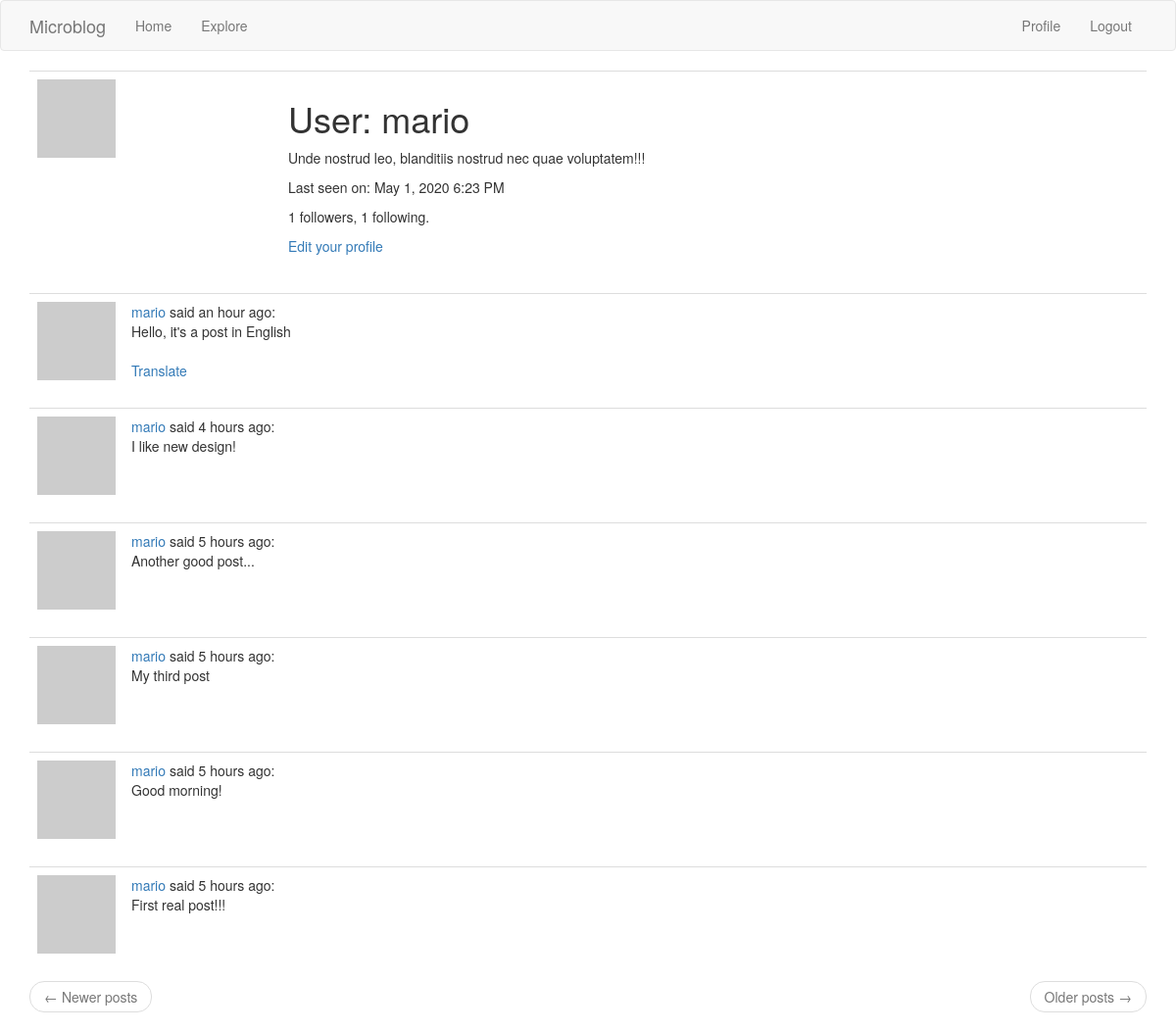
The page /user/mario (signed in) on the database its author committed.
### app/models.py (models this page shows, shortened)
class User(UserMixin, db.Model):
    id = db.Column(db.Integer, primary_key=True)
    username = db.Column(db.String(64), index=True, unique=True)
    email = db.Column(db.String(120), index=True, unique=True)
    password_hash = db.Column(db.String(128))
    about_me = db.Column(db.String(140))
    last_seen = db.Column(db.DateTime, default=dt.datetime.utcnow)
    posts = db.relationship("Post", backref="author", lazy="dynamic")
    followed = db.relationship(
        "User",
        secondary=followers,
        primaryjoin=(followers.c.follower_id == id),
        secondaryjoin=(followers.c.followed_id == id),
        backref=db.backref("followers", lazy="dynamic"),
        lazy="dynamic",
    )
    def avatar(self, size):
        digest = md5(self.email.lower().encode("utf-8")).hexdigest()
        return "https://www.gravatar.com/avatar/{}?d=identicon&s={}".format(
            digest, size
        )

class Post(db.Model):
    id = db.Column(db.Integer, primary_key=True)
    body = db.Column(db.String(140))
    timestamp = db.Column(db.DateTime, index=True, default=dt.datetime.utcnow)
    user_id = db.Column(db.Integer, db.ForeignKey("user.id"), index=True)
    language = db.Column(db.String(5))

### app/routes.py (the view)
@app.route("/user/<username>")
@login_required
def user(username):
    user = User.query.filter_by(username=username).first_or_404()
    page = request.args.get("page", 1, type=int)
    posts = user.posts.order_by(Post.timestamp.desc()).paginate(
        page, app.config["POSTS_PER_PAGE"], False
    )
    next_url = (
        url_for("user", username=user.username, page=posts.next_num)
        if posts.has_next
        else None
    )
    prev_url = (
        url_for("user", username=user.username, page=posts.prev_num)
        if posts.has_prev
        else None
    )
    return render_template(
        "user.html", user=user, posts=posts.items, next_url=next_url, prev_url=prev_url
    )

### app/models.py (called while the page is built)
@login_manager.user_loader
def load_user(id):
    return User.query.get(int(id))

### app/routes.py (called while the page is built)
@app.before_request
def before_request():
    if current_user.is_authenticated:
        current_user.last_seen = dt.datetime.utcnow()
        db.session.commit()
    g.locale = str(get_locale())

### app/templates/user.html
{% extends "base.html" %}
{% block app_content %}
    <table class="table table-hover">
        <tr>
            <td width="256px"><img src="{{ user.avatar(256) }}"></td>
            <td>
                <h1>User: {{ user.username }}</h1>
                {% if user.about_me %}<p>{{ user.about_me }}</p>{% endif %}
                {% if user.last_seen %}
                    <p>Last seen on: {{ moment(user.last_seen).format('LLL') }}</p>
                {% endif %}
                <p>{{ user.followers.count() }} followers, {{ user.followed.count() }} following.</p>
                {% if user == current_user %}
                    <p><a href="{{ url_for('edit_profile') }}">Edit your profile</a></p>
                {% elif not current_user.is_following(user) %}
                    <p><a href="{{ url_for('follow', username=user.username) }}">Follow</a></p>
                {% else %}
                    <p><a href="{{ url_for('unfollow', username=user.username) }}">Unfollow</a></p>
                {% endif %}
            </td>
        </tr>
    </table>
    {% for post in posts %}
        {% include '_post.html' %}
    {% endfor %}
    <nav aria-label="...">
        <ul class="pager">
            <li class="previous{% if not prev_url %} disabled{% endif %}">
                <a href="{{ prev_url or '#' }}">
                    <span aria-hidden="true">&larr;</span> Newer posts
                </a>
            </li>
            <li class="next{% if not next_url %} disabled{% endif %}">
                <a href="{{ next_url or '#' }}">
                    Older posts <span aria-hidden="true">&rarr;</span>
                </a>
            </li>
        </ul>
    </nav>
{% endblock %}

### app/templates/_post.html (shortened to what this page needs)
<table class="table table-hover">
    <tr>
        <td width="70px">
            <a href="{{ url_for('user', username=post.author.username) }}">
                <img src="{{ post.author.avatar(70) }}" />
            </a>
        </td>
        <td>
            {{ _('%(username)s said %(when)s', username=user_link, when=moment(post.timestamp).fromNow()) }}:
            <br>
            <span id="post{{ post.id }}">{{ post.body }}</span>
            {% if post.language and post.language != g.locale %}
                <br><br>
                <span id="translation{{ post.id }}">
                    <a href="javascript:translate(
                        '#post{{ post.id }}',
                        '#translation{{ post.id }}',
                        '{{ post.language }}',
                        '{{ g.locale }}');"
                    >{{ _('Translate') }}</a>
                </span>
            {% endif %}
        </td>
    </tr>
</table>

### rows shown on the page
User: username "mario", about_me "Unde nostrud leo, blanditiis nostrud nec quae voluptatem!!!", last_seen "May 1, 2020 6:23 PM"
Post: body "Hello, it's a post in English"
Post: body "I like new design!"
Post: body "Another good post..."
Post: body "My third post"
Post: body "Good morning!"
Post: body "First real post!!!"

### other values the page prints
{{ user.followers.count() }} "1"
{{ user.followed.count() }} "1"
